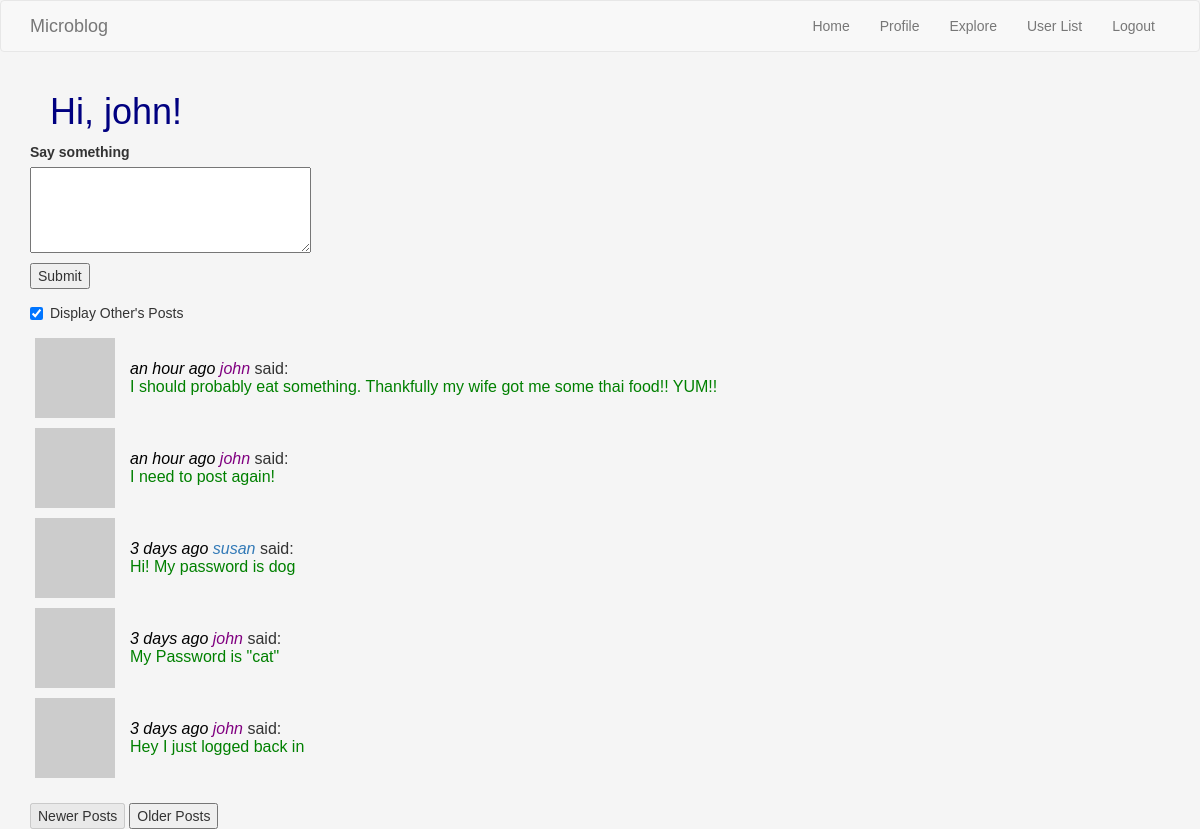
The app's page /index (signed in) with its own data.
### webapp/models.py (models this page shows, shortened)
class User(UserMixin, db.Model):
    id = db.Column(db.Integer, primary_key=True)
    username = db.Column(db.String(64), index=True, unique=True)
    email = db.Column(db.String(120), index=True, unique=True)
    password_hash = db.Column(db.String(128))
    posts = db.relationship('Post', backref='author', lazy='dynamic')
    about_me = db.Column(db.String(140))
    last_seen = db.Column(db.DateTime, default=datetime.utcnow)
    followed = db.relationship(
        'User', secondary=followers,
        primaryjoin=(followers.c.follower_id == id),
        secondaryjoin=(followers.c.followed_id == id),
        backref=db.backref('followers', lazy='dynamic'), lazy='dynamic')
    def followed_posts(self):
        followed = Post.query.join(
            followers, (followers.c.followed_id == Post.user_id)).filter(
                followers.c.follower_id == self.id)
        own = Post.query.filter_by(user_id=self.id)
        return followed.union(own).order_by(Post.timestamp.desc())
    def avatar(self, size):
        digest = md5(self.email.lower().encode('utf-8')).hexdigest()
        return 'https://www.gravatar.com/avatar/{}?d=identicon&s={}'.format(digest, size)

class Post(db.Model):
    id = db.Column(db.Integer, primary_key=True)
    body = db.Column(db.String(140))
    timestamp = db.Column(db.DateTime, index=True, default=datetime.utcnow)
    user_id = db.Column(db.Integer, db.ForeignKey('user.id'))

### webapp/routes.py (the view)
@webapp.route('/', methods=['GET', 'POST'])
@webapp.route('/index', methods=['GET', 'POST'])
@login_required
def index():
    form = PostForm()
    print("form =", id(form), id(form.post))
    print(f"post.data = {form.post.data}")
    if form.validate_on_submit():
        post = Post(body=form.post.data, author=current_user)
        db.session.add(post)
        db.session.commit()
        flash(_('Your post is now live!'))
        return redirect(url_for('index'))
    page, others, max_pages, posts = get_page_others()
    return render_template("index.html",
                           title='Home Page',
                           form=form,
                           page=page,
                           posts=posts,
                           others=others,
                           max_pages = max_pages)

### webapp/forms.py
class PostForm(FlaskForm):
    post = TextAreaField('Say something', validators=[
        DataRequired(), Length(min=1, max=140)])
    submit = SubmitField('Submit')

### webapp/models.py (called while the page is built)
@login.user_loader
def load_user(id):
    return User.query.get(int(id))

### webapp/routes.py (called while the page is built, shortened)
def get_page_others():
    page = request.args.get('page', 1, type=int)
    c_others = "yes" if webapp.config['BLOG_SHOW_OTHERS'] else "yes"
    others = request.args.get('others', c_others, type=str)
    if others == "yes":
        max_pages = round(0.5 + current_user.followed_posts().count() / webapp.config['POSTS_PER_PAGE'])
        if page > max_pages:
            page = max_pages
        posts = current_user.followed_posts().paginate(page=page,
                                                       per_page=webapp.config['POSTS_PER_PAGE'],
                                                       error_out=False)
    return [page, others, max_pages, posts ]

@webapp.before_request
def before_request():
    if current_user.is_authenticated:
        current_user.last_seen = datetime.utcnow()
        db.session.commit()

### webapp/templates/index.html (shortened to what this page needs)
{% extends "base.html" %}
{% import 'bootstrap/wtf.html' as wtf %}
{% block app_content %}
    <h1>Hi, {{ current_user.username }}!</h1>
    {% if form %}
        <form action="" method="post">
            <p>
                {{ form.post.label }}<br>
                {{ form.post(cols=32, rows=4) }}<br>
            </p>
            <p>{{ form.submit() }}</p>
        </form>
    {% endif %}
    {% if others and others != "all" %}
        <div class="checkbox">
            <label>
                <input id="others_check" type="checkbox" onclick="othersCheckCallback()">  Display Other's Posts
            </label>
        </div>
    {% endif %}
    {% include '_post_table.html' %}
    <br>
    {% include '_new_old_buttons.html' %}
{% endblock %}

### webapp/templates/_post.html
<tr class="blog">
    <td class="blog"><img src="{{ post.author.avatar(36) }}"></td>
    <td class="blog"><span class="blogname">
            <span class="timestamp">{{ moment(post.timestamp).fromNow() }}</span>
        {% if current_user.username != post.author.username %}
            <a href="{{  url_for('user', username=post.author.username) }}"> {{ post.author.username }} </a></span>
        {% else %}
            {{ post.author.username }}
        {% endif %} </span>
        said: <br><span class="blogpost"> {{  post.body }}</span></td>
</tr>

### webapp/static/css/mystyle.css (style rules this page uses)
body { background-color: whitesmoke; font-family: Verdana, Arial, Helvetica, sans-serif; }
h1 { color: navy; margin-left: 20px; }
.blog { vertical-align:center }
.blogname { color: purple; font-style: italic; }
tr.blog { border: inherit; }
td.blog { padding: 5px; padding-right: 10px; }
.blogpost { color:green; }
.timestamp { color: black; font-style: italic; }

### records on screen
User: username "john"
Post: timestamp "an hour ago", author.username "john", body "I should probably eat something. Thankfully my wife got me some thai food!! YUM!!"
Post: timestamp "an hour ago", author.username "john", body "I need to post again!"
Post: timestamp "3 days ago", author.username "susan", body "Hi! My password is dog"
Post: timestamp "3 days ago", author.username "john", body "My Password is \"cat\""
Post: timestamp "3 days ago", author.username "john", body "Hey I just logged back in"
